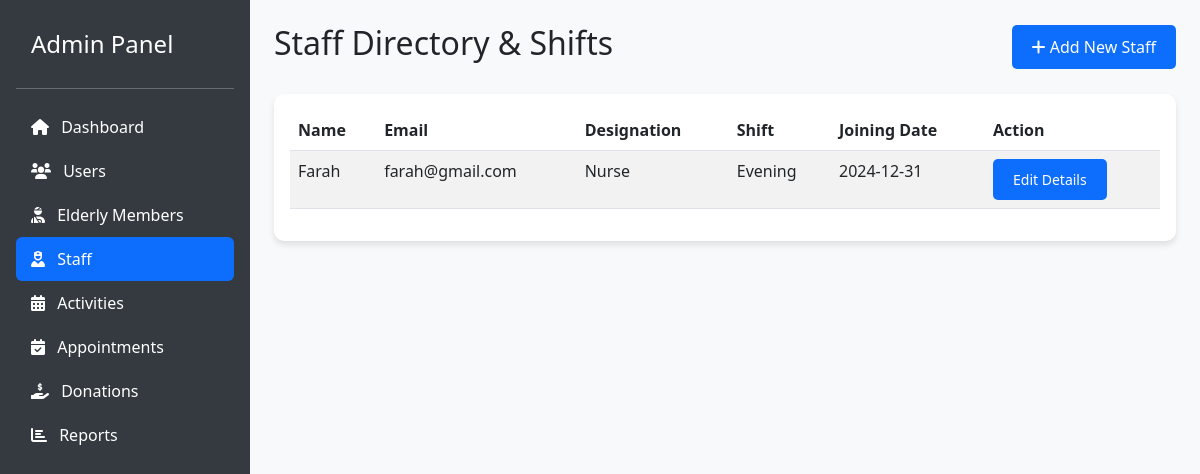
Page /admin/manage_staff.php (signed in) on the committed database.
### tables this page shows
CREATE TABLE `staff_p_details` (
  `id` int(11) NOT NULL,
  `user_id` int(11) NOT NULL,
  `designation` varchar(50) DEFAULT NULL,
  `shift` varchar(50) DEFAULT NULL,
  `joining_date` date DEFAULT NULL
);

CREATE TABLE `users` (
  `id` int(11) NOT NULL,
  `name` varchar(100) NOT NULL,
  `email` varchar(100) NOT NULL,
  `password` varchar(255) NOT NULL,
  `role` enum('admin','staff','donor','family') NOT NULL,
  `contact_no` varchar(20) DEFAULT NULL,
  `address` text DEFAULT NULL,
  `created_at` timestamp NOT NULL DEFAULT current_timestamp()
);

### admin/manage_staff.php (the view, shortened to what this page needs)
<?php
require_once '../config.php';
?>
<!DOCTYPE html>
<html lang="en">
<head>
    <link href="https://cdn.jsdelivr.net/npm/bootstrap@5.3.0/dist/css/bootstrap.min.css" rel="stylesheet">
    <link rel="stylesheet" href="../assets/css/style.css">
    <link href="https://cdnjs.cloudflare.com/ajax/libs/font-awesome/6.0.0/css/all.min.css" rel="stylesheet">
</head>
<body>
<div class="d-flex">
    <div class="sidebar d-flex flex-column flex-shrink-0 p-3 text-white" style="width: 250px;">
        <a href="dashboard.php" class="d-flex align-items-center mb-3 mb-md-0 me-md-auto text-white text-decoration-none">
            <span class="fs-4">Admin Panel</span>
        </a>
        <hr>
        <ul class="nav nav-pills flex-column mb-auto">
            <li><a href="dashboard.php" class="nav-link text-white"><i class="fas fa-home me-2"></i> Dashboard</a></li>
            <li><a href="manage_users.php" class="nav-link text-white"><i class="fas fa-users me-2"></i> Users</a></li>
            <li><a href="manage_elderly.php" class="nav-link text-white"><i class="fas fa-user-injured me-2"></i> Elderly Members</a></li>
            <li><a href="manage_staff.php" class="nav-link active"><i class="fas fa-user-nurse me-2"></i> Staff</a></li>
            <li><a href="manage_activities.php" class="nav-link text-white"><i class="fas fa-calendar-alt me-2"></i> Activities</a></li>
            <li><a href="manage_appointments.php" class="nav-link text-white"><i class="fas fa-calendar-check me-2"></i> Appointments</a></li>
            <li><a href="manage_donations.php" class="nav-link text-white"><i class="fas fa-hand-holding-usd me-2"></i> Donations</a></li>
             <li><a href="reports.php" class="nav-link text-white"><i class="fas fa-chart-bar me-2"></i> Reports</a></li>
        </ul>
    </div>
    <div class="flex-grow-1 p-4 bg-light">
        <div class="d-flex justify-content-between align-items-center mb-4">
            <h2>Staff Directory & Shifts</h2>
            <button class="btn btn-primary" data-bs-toggle="modal" data-bs-target="#addStaffModal">
                <i class="fas fa-plus"></i> Add New Staff
            </button>
        </div>
        <div class="card">
            <div class="card-body">
                <table class="table table-striped">
                    <thead>
                        <tr>
                            <th>Name</th>
                            <th>Email</th>
                            <th>Designation</th>
                            <th>Shift</th>
                            <th>Joining Date</th>
                            <th>Action</th>
                        </tr>
                    </thead>
                    <tbody>
                        <?php
                        $sql = "SELECT u.id, u.name, u.email, s.designation, s.shift, s.joining_date
                                FROM users u
                                LEFT JOIN staff_p_details s ON u.id = s.user_id
                                WHERE u.role = 'staff'";
                        $res = mysqli_query($conn, $sql);
                        while($row = mysqli_fetch_assoc($res)) {
                            echo "<tr>";
                            echo "<td>{$row['name']}</td>";
                            echo "<td>{$row['email']}</td>";
                            echo "<td>" . ($row['designation'] ?? '-') . "</td>";
                            echo "<td>" . ($row['shift'] ?? '-') . "</td>";
                            echo "<td>" . ($row['joining_date'] ?? '-') . "</td>";
                            echo "<td><button class='btn btn-sm btn-primary' data-bs-toggle='modal' data-bs-target='#editStaff{$row['id']}'>Edit Details</button></td>";
                            echo "</tr>";
                        }
                        ?>
                    </tbody>
                </table>
            </div>
        </div>
    </div>
</div>
</body>
</html>

### assets/css/style.css (style rules this page uses)
body { min-height: 100vh; display: flex; flex-direction: column; }
.card { border: none; border-radius: 10px; box-shadow: 0 4px 6px rgba(0,0,0,0.1); transition: transform 0.2s; }
.btn-primary { background-color: #0d6efd; border: none; padding: 10px 20px; border-radius: 5px; }
.sidebar { min-height: 100vh; background-color: #343a40; color: white; }
.sidebar a { color: rgba(255,255,255,0.8); text-decoration: none; padding: 10px 15px; display: block; }
.sidebar a:hover, .sidebar a.active { background-color: #0d6efd; color: white; }

### rows in the picture
staff_p_details: user.name "Farah", user.email "farah@gmail.com", designation "Nurse", shift "Evening", joining_date "2024-12-31"
